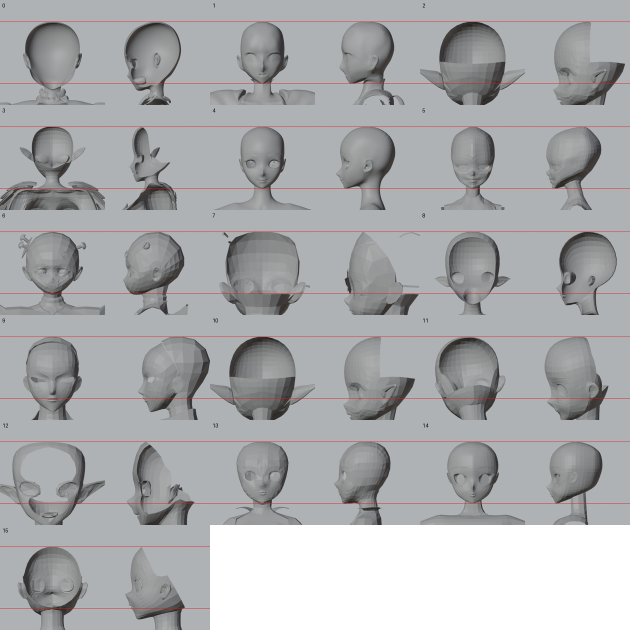
#> input picture knowledge/dataset-pass2/cand_sheet.png, 1260 x 1260 px (shown at 1/2 size)
$ python -i validate.py   (imports and definitions only)
#> lines starting #> are read from the running program, lines starting #| are printed output that depends on the picture; after the words box and inside, x2 and y2 are one past the last pixel; in counts of white or black regions, pixels touching at a corner belong together
#> further down, picture is the input picture: PIL image 1260x1260 RGB; mean R, G, B 169.8, 170.9, 173
#!/usr/bin/env python3
"""Render validator: compares Blender renders to reference images and refuses to pass until the
renders AND an independent visual review both clear every criterion.

Only needs numpy + Pillow. Subcommands:
  init     create a validation workspace
  measure  score renders against references (objective metrics + hard gates), build a contact sheet
  gate     combine the latest measurement with a structured visual review and return PASS/ITERATE
  report   write report.md: iteration history, stages, failing checks, how far each render moved

Exit codes (same convention as Meshy's agent CLI checks): 0 pass, 12 a check FAILED (keep iterating),
13 UNKNOWN (something required was not measured, which is never a pass), 2 usage error.

Scope: this measures renders and the mesh stats you supply. A render cannot show topology flow, edge loops,
deformation or watertightness; mesh stats cover counts and health, and the independent review covers the rest.
"""
import argparse, hashlib, json, os, sys, time
import numpy as np
from PIL import Image, ImageDraw

SIZE = 256
EXIT_FAIL, EXIT_UNKNOWN, EXIT_USAGE = 12, 13, 2
DEFAULTS = {
    "require_mesh": False,
    "require_head": False,          # init --require-head: UNKNOWN until --head-audit is supplied
    "require_gate": False,          # init --require-gate: UNKNOWN until --gate-report (character-gate run_gate.py) is supplied
    "micro_change_px": 1.0,         # a failing view that moved less than this since last iteration was only tweaked          # init --require-mesh: measure reports UNKNOWN until mesh stats are supplied
    "mesh": {                       # mesh health gates. A key missing from the stats file is UNKNOWN, not a pass
        "tri_budget": [18000, 28000],   # nude base body, from docs/CLAUDE_BUILD_PROMPT.md
        "max_non_manifold_edges": 0,
        "max_zero_area_faces": 0,
        "max_loose_parts": 8,
        "max_ngon_share": 0.02,
    },
    "reference_isolation": {"max_coverage": 0.65, "max_border_fg": 0.40},   # real isolated references: coverage <= 0.56, border <= 0.34. Busy scenes: border 0.5-0.9
    "consistency_tolerance": 0.04,  # body views (front/three_quarter/side/back) must be the same height within this fraction
    "require_manifest": False,       # init --require-manifest: UNKNOWN until --manifest (r_manifest.json from blender_render_views.py) is supplied
    "min_iterations": 3,            # gate refuses PASS before this many measured iterations
    "plateau_window": 3,            # iterations compared for plateau detection
    "plateau_delta": 0.02,          # min improvement of the margin score across the window
    "regression_eps": 0.03,         # a previously passing metric may not drop more than this
    "review_floor": 2,              # every review criterion must score >= this (0-3)
    "min_evidence_chars": 20,
    "floors": {                     # reference-based, per view with a reference. CALIBRATE on your own renders
        "sil_iou": 0.75,            # weak separator (margin about 0.03 on real heads), kept as a secondary check
        "edge_f": 0.60,             # perturbed copies >= 0.65 (even heavily blurred clay), different heads <= 0.54
        "palette": 0.60,            # separates style (clay vs toon 0.01-0.03), not shape
    },
    "ceilings": {                   # lower is better
        "contour_px": 7.0,          # perturbed copies <= 4.2, different heads >= 9.7 (normalised 256 px frame)
    },
    "hard": {                       # render-only gates, every view
        "coverage": [0.03, 0.90],
        "touches_border": False,
        "magenta_frac": 0.001,
        "shadow_chroma_min": 8.0,   # MHS3 refs 4-40, median 15; Lab chroma of the darkest quarter of the figure: warm, never grey
        "tone_levels": [3, 14],     # dominant luminance bands; MHS3 refs measure 5-14
        "hard_edge_ratio_min": 0.15,# MHS3 refs 0.18-0.57; share of shading transitions that are sharp steps, not smooth gradients
        "outline_ring_min": 0.15,
        "skin_shadow_chroma_min": 10.0,   # shadowed skin must stay saturated; all 14 measured MHS3 stills are >= 10.3, most 19+
        "skin_shadow_hue": [30, 75],      # orange-brown; MHS3 stills 35-69 degrees. Grey or green-ish shadow fails   # MHS3 refs 0.04-0.92; share of silhouette ring that is darker than the surface inside it
    },
}
REVIEW_CRITERIA = [
    "proportions_match_reference", "silhouette_reads_like_reference", "face_structure",
    "eyes_lash_highlights", "brows", "hair_clumps_and_tones", "shading_hard_warm_shadows",
    "outlines_thin_and_coloured", "colour_palette_match", "no_artifacts_or_melted_parts",
    "thumbnail_squint_test",
]

# ---------------------------------------------------------------- image helpers
# [4 lines left out: function load, not called in this run]

def rgb2lab(rgb):
    c = rgb.astype(np.float64) / 255.0
    c = np.where(c > 0.04045, ((c + 0.055) / 1.055) ** 2.4, c / 12.92)
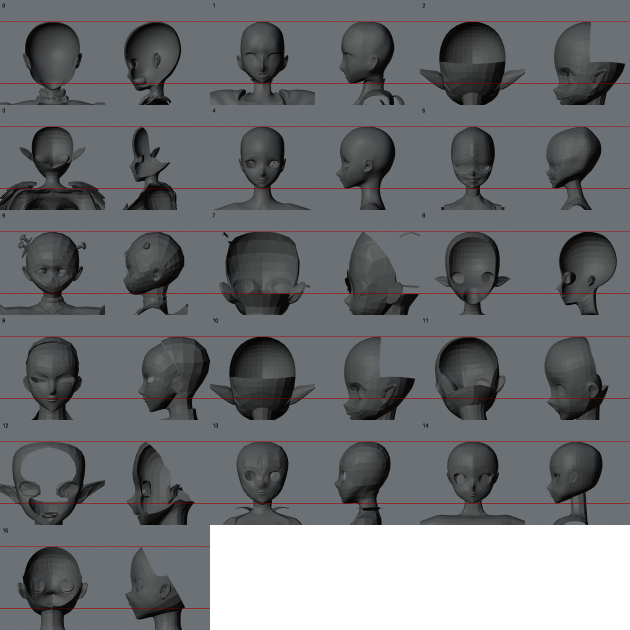
#> c: shape (1260, 1260, 3) float64 (shown at 1/2 size); mean R, G, B 0.433, 0.441, 0.452
    m = np.array([[0.4124, 0.3576, 0.1805], [0.2126, 0.7152, 0.0722], [0.0193, 0.1192, 0.9505]])
    xyz = c @ m.T / np.array([0.95047, 1.0, 1.08883])
    f = np.where(xyz > 0.008856, np.cbrt(xyz), 7.787 * xyz + 16 / 116)
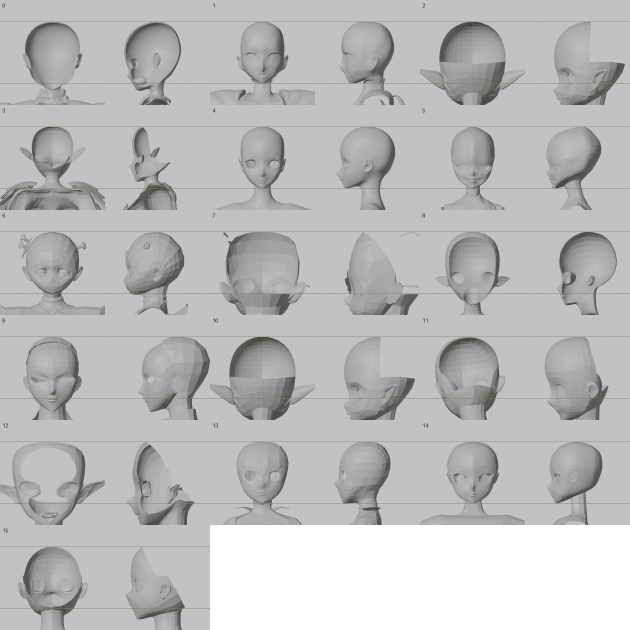
#> f: shape (1260, 1260, 3) float64 (shown at 1/2 size); mean R, G, B 0.738, 0.738, 0.744
    return np.stack([116 * f[..., 1] - 16, 500 * (f[..., 0] - f[..., 1]), 200 * (f[..., 1] - f[..., 2])], -1)
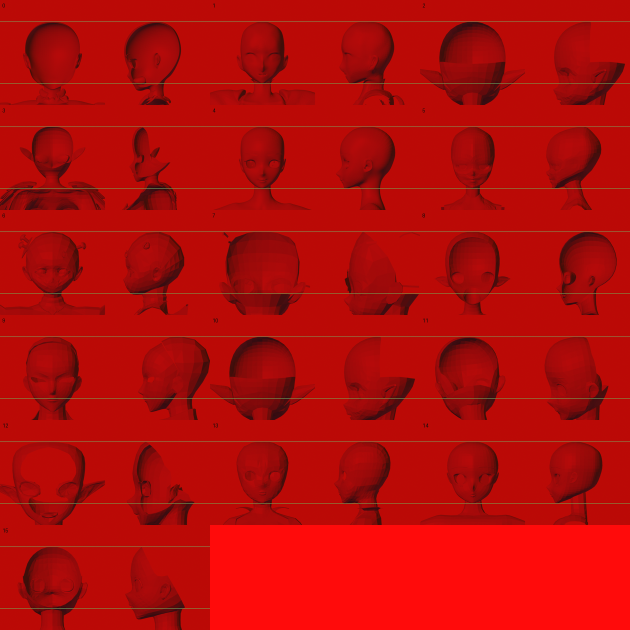
#> returned value: shape (1260, 1260, 3) float64 (shown at 1/2 size); mean of channels 0, 1, 2 69.6, 0.1, -1.1; drawn with min black and max white

def shift_or(mask, r, op):
    h, w = mask.shape
    pad = np.pad(mask, r, constant_values=(op is np.logical_and))
    out = mask.copy() if op is np.logical_or else np.ones_like(mask)
    for dy in range(-r, r + 1):
        for dx in range(-r, r + 1):
            out = op(out, pad[r + dy:r + dy + h, r + dx:r + dx + w])
    return out

def dilate(m, r): return shift_or(m, r, np.logical_or)
def erode(m, r): return shift_or(m, r, np.logical_and)

def background_rows(lab, strip=0.05, jump=10.0):
    """Background colour for every row, so flat colours AND vertical gradients (the creator's own backdrop) work.
    Takes the median of the left and right edge strips per row. Where the two disagree, or the value jumps
    from the row above, the figure is touching that edge (shoulders), so the previous row's colour is kept."""
#> called with strip = 0.05, jump = 10
    h, w, _ = lab.shape
#> h = 1260; w = 1260
    k = max(int(w * strip), 2)
#> k = 63
    left = np.median(lab[:, :k], axis=1)
#> left = 1260 rows, first 8: [72.35, -0.822, -2.03], [72.35, -0.822, -2.03], [72.35, -0.822, -2.03], [72.35, -0.822, -2.03], [72.35, -0.822, -2.03], [72.35, -0.822, -2.03], [72.35, -0.822, -2.03], [72.35, -0.822, -2.03]
    right = np.median(lab[:, -k:], axis=1)
#> right has the same summary as left
    out = np.zeros((h, 3))
    prev = (np.median(lab[:3, :k], axis=(0, 1)) + np.median(lab[:3, -k:], axis=(0, 1))) / 2
#> prev = [72.35, -0.822, -2.03]
    for y in range(h):
        cand = left[y] if np.linalg.norm(left[y] - right[y]) < jump else None
        if cand is None:
            near = [c for c in (left[y], right[y]) if np.linalg.norm(c - prev) < jump]
            cand = near[0] if near else prev
        elif np.linalg.norm(cand - prev) >= jump:
            cand = prev
        out[y] = prev = cand
#> this loop made 1260 passes
#> after the loop, out has the same summary as left
    return out

def foreground(im):
    """Return (rgb uint8, mask bool). Uses alpha if it carries information, else the border colour."""
    if im.mode in ("RGBA", "LA", "PA"):
        rgba = np.asarray(im.convert("RGBA"))
        if rgba[..., 3].min() < 250:
            return rgba[..., :3].copy(), rgba[..., 3] > 16
    rgb = np.asarray(im.convert("RGB"))
    lab = rgb2lab(rgb)
    bg = background_rows(lab)
#> bg has the same summary as left in background_rows
    mask = np.linalg.norm(lab - bg[:, None, :], axis=-1) > 12
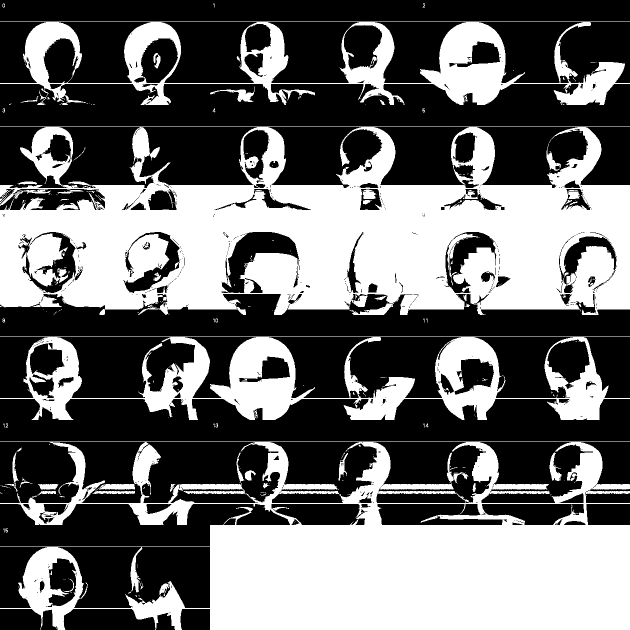
#> mask: shape (1260, 1260) bool (shown at 1/2 size); 42.2% white; 313 white regions (254 under 20 px), largest, box (x1, y1, x2, y2) and area: (0, 253, 1260, 630) 294280, (0, 883, 1260, 1260) 241556, (0, 673, 1260, 840) 67651
    mask = erode(dilate(mask, 2), 2)           # close pin-holes
#> in shift_or, `pad = np.pad(mask, r, constant_values=(op is np.logical_and))`: pad: shape (1264, 1264) bool; 41.9% white; 313 white regions (254 under 20 px), largest, box (x1, y1, x2, y2) and area: (2, 255, 1262, 632) 294280, (2, 885, 1262, 1262) 241556, (2, 675, 1262, 842) 67651
#> after the loop in shift_or, `for dy in range(-r, r + 1):`: out: shape (1260, 1260) bool; 50.7% white; 245 black regions (85 under 20 px), largest, box (x1, y1, x2, y2) and area: (0, 170, 1260, 251) 82458, (0, 800, 1260, 881) 81145, (0, 590, 1260, 671) 63824
#> in shift_or (call 2), `pad = np.pad(mask, r, constant_values=(op is np.logical_and))`: pad: shape (1264, 1264) bool; 51.1% white; 245 black regions (85 under 20 px), largest, box (x1, y1, x2, y2) and area: (2, 172, 1262, 253) 82458, (2, 802, 1262, 883) 81145, (2, 592, 1262, 673) 63824
#> in shift_or (call 2), `out = mask.copy() if op is np.logical_or else np.ones_like(mask)`: out: shape (1260, 1260) bool; every value is 1
#> after the loop in shift_or (call 2), `for dy in range(-r, r + 1):`: out: shape (1260, 1260) bool; 43.7% white; 63 white regions (39 under 20 px), largest, box (x1, y1, x2, y2) and area: (0, 253, 1260, 630) 307847, (0, 883, 1260, 1260) 253134, (0, 673, 1260, 840) 70296
    return rgb.copy(), mask

# [7 lines left out: function reference_isolation, not called in this run]

def normalise(im):
    """Crop to the figure, pad to square, resize. Returns rgb(SIZE,SIZE,3), mask(SIZE,SIZE), info."""
    rgb, mask = foreground(im)
    mask = dilate(erode(mask, 1), 1)            # drop stray pixels so one speck cannot stretch the crop
#> in shift_or (call 3), `pad = np.pad(mask, r, constant_values=(op is np.logical_and))`: pad: shape (1262, 1262) bool; 43.9% white; 59 white regions (38 under 20 px), largest, box (x1, y1, x2, y2) and area: (0, 0, 1262, 1262) 696535, (421, 174, 510, 205) 782, (308, 107, 322, 138) 314
#> after the loop in shift_or (call 3), `for dy in range(-r, r + 1):`: out: shape (1260, 1260) bool; 40.4% white; 94 white regions (50 under 20 px), largest, box (x1, y1, x2, y2) and area: (0, 254, 1260, 629) 284149, (421, 884, 1260, 1260) 205421, (421, 674, 623, 839) 16189
#> call 4 of shift_or, with r = 1
#> in shift_or (call 4), `pad = np.pad(mask, r, constant_values=(op is np.logical_and))`: pad: shape (1262, 1262) bool; 40.3% white; 94 white regions (50 under 20 px), largest, box (x1, y1, x2, y2) and area: (1, 255, 1261, 630) 284149, (422, 885, 1261, 1261) 205421, (422, 675, 624, 840) 16189
#> after the loop in shift_or (call 4), `for dy in range(-r, r + 1):`:
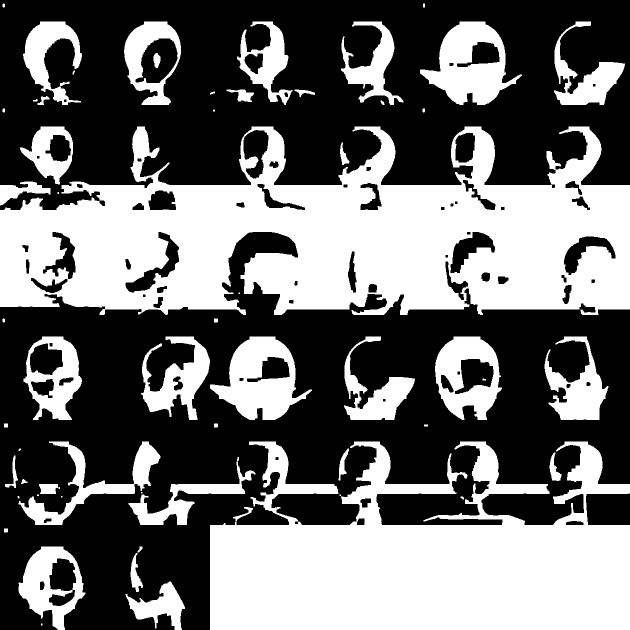
#> out: shape (1260, 1260) bool (shown at 1/2 size); 42.9% white; 62 white regions (11 under 20 px), largest, box (x1, y1, x2, y2) and area: (0, 253, 1260, 630) 297727, (420, 883, 1260, 1260) 211229, (420, 673, 624, 840) 17351
    ys, xs = np.where(mask)
    info = {"coverage": float(mask.mean()), "empty": ys.size == 0}
#> info = {'coverage': 0.429, 'empty': False}
    if ys.size == 0:
        return np.full((SIZE, SIZE, 3), 255, np.uint8), np.zeros((SIZE, SIZE), bool), info
    info["touches_border"] = bool(mask[0].any() or mask[-1].any() or mask[:, 0].any() or mask[:, -1].any())
    info["aspect"] = float((xs.max() - xs.min() + 1) / (ys.max() - ys.min() + 1))
    info["bbox_h"] = int(ys.max() - ys.min() + 1); info["bbox_w"] = int(xs.max() - xs.min() + 1); info["img_h"] = int(mask.shape[0])
    y0, y1, x0, x1 = ys.min(), ys.max() + 1, xs.min(), xs.max() + 1
#> y0 = 7; y1 = 1260; x0 = 0; x1 = 1260
    rgb, mask = rgb[y0:y1, x0:x1], mask[y0:y1, x0:x1]
#> mask: shape (1253, 1260) bool; 43.2% white; 62 white regions (11 under 20 px), largest, box (x1, y1, x2, y2) and area: (0, 246, 1260, 623) 297727, (420, 876, 1260, 1253) 211229, (420, 666, 624, 833) 17351
    s = max(rgb.shape[:2])
#> s = 1260
    pr, pc = (s - rgb.shape[0]) // 2, (s - rgb.shape[1]) // 2
#> pr = 3; pc = 0
    canvas = np.full((s, s, 3), 255, np.uint8); mcanvas = np.zeros((s, s), bool)
    canvas[pr:pr + rgb.shape[0], pc:pc + rgb.shape[1]] = rgb
    mcanvas[pr:pr + rgb.shape[0], pc:pc + rgb.shape[1]] = mask
#> mcanvas: shape (1260, 1260) bool; 42.9% white; 62 white regions (11 under 20 px), largest, box (x1, y1, x2, y2) and area: (0, 249, 1260, 626) 297727, (420, 879, 1260, 1256) 211229, (420, 669, 624, 836) 17351
    t = int(SIZE * 0.92); off = (SIZE - t) // 2
    img = Image.fromarray(canvas).resize((t, t), Image.LANCZOS)
    msk = Image.fromarray((mcanvas * 255).astype(np.uint8)).resize((t, t), Image.BILINEAR)
    out = np.full((SIZE, SIZE, 3), 255, np.uint8); om = np.zeros((SIZE, SIZE), bool)
    out[off:off + t, off:off + t] = np.asarray(img); om[off:off + t, off:off + t] = np.asarray(msk) > 127
#> after `out[off:off + t, off:off + t] = np.asarray(img)`:
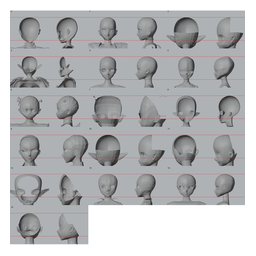
#> out: shape (256, 256, 3); mean R, G, B 183.5, 184.5, 186.2
#> after `om[off:off + t, off:off + t] = np.asarray(msk) > 127`:
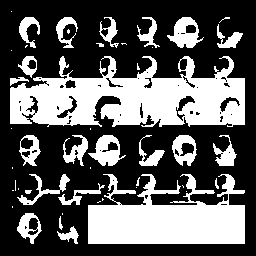
#> om: shape (256, 256) bool; 36.3% white; 47 white regions (23 under 20 px), largest, box (x1, y1, x2, y2) and area: (10, 56, 245, 127) 10466, (88, 174, 245, 244) 7350, (167, 17, 204, 48) 603
    return out, om, info

def gray(rgb): return rgb.astype(np.float64) @ np.array([0.299, 0.587, 0.114])

# [10 lines left out: functions gradmag, edges, not called in this run]

# ---------------------------------------------------------------- metrics
def sil_iou(a, b):
    u = (a | b).sum()
    return float((a & b).sum() / u) if u else 0.0

# [77 lines left out: functions edge_f, contour_px, palette_sim, ssim_info, skin_shadow, toon_stats, not called in this run]

# ---------------------------------------------------------------- workspace
def _usage(msg):
    print(msg, file=sys.stderr)
    return EXIT_USAGE

def state_path(ws): return os.path.join(ws, "state.json")
def load_state(ws):
    with open(state_path(ws)) as f: return json.load(f)
def save_state(ws, st):
    with open(state_path(ws), "w") as f: json.dump(st, f, indent=2)

# [375 lines left out: functions parse_views, sha, cmd_init, check_mesh, camera_signature, camera_changes and 8 more, not called in this run]

# [2 lines not run here, left out]

>>> from PIL import Image
>>> picture = Image.open('../../../../knowledge/dataset-pass2/cand_sheet.png')
>>> result = normalise(picture)
